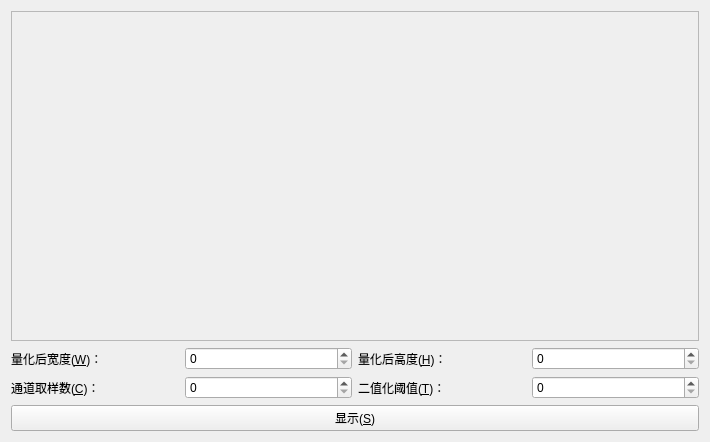
<?xml version="1.0" encoding="UTF-8"?>
<ui version="4.0">
 <class>ImageWidget</class>
 <widget class="QWidget" name="ImageWidget">
  <property name="geometry">
   <rect>
    <x>0</x>
    <y>0</y>
    <width>710</width>
    <height>442</height>
   </rect>
  </property>
  <property name="windowTitle">
   <string>图像处理</string>
  </property>
  <layout class="QVBoxLayout" name="verticalLayout">
   <item>
    <widget class="QScrollArea" name="scrollArea">
     <property name="verticalScrollBarPolicy">
      <enum>Qt::ScrollBarAsNeeded</enum>
     </property>
     <property name="widgetResizable">
      <bool>true</bool>
     </property>
     <widget class="QWidget" name="scrollAreaWidgetContents">
      <property name="geometry">
       <rect>
        <x>0</x>
        <y>0</y>
        <width>694</width>
        <height>308</height>
       </rect>
      </property>
      <layout class="QVBoxLayout" name="verticalLayout_2">
       <item>
        <widget class="QLabel" name="_imageBox">
         <property name="text">
          <string/>
         </property>
        </widget>
       </item>
      </layout>
     </widget>
    </widget>
   </item>
   <item>
    <layout class="QGridLayout" name="gridLayout">
     <item row="0" column="3">
      <widget class="QSpinBox" name="_heightEdit"/>
     </item>
     <item row="0" column="2">
      <widget class="QLabel" name="_heightLab">
       <property name="text">
        <string>量化后高度(&amp;H)：</string>
       </property>
       <property name="buddy">
        <cstring>_heightEdit</cstring>
       </property>
      </widget>
     </item>
     <item row="0" column="1">
      <widget class="QSpinBox" name="_widthEdit"/>
     </item>
     <item row="0" column="0">
      <widget class="QLabel" name="_widthLab">
       <property name="text">
        <string>量化后宽度(&amp;W)：</string>
       </property>
       <property name="buddy">
        <cstring>_widthEdit</cstring>
       </property>
      </widget>
     </item>
     <item row="1" column="1">
      <widget class="QSpinBox" name="_quanEdit"/>
     </item>
     <item row="1" column="0">
      <widget class="QLabel" name="_quanLab">
       <property name="text">
        <string>通道取样数(&amp;C)：</string>
       </property>
       <property name="buddy">
        <cstring>_quanEdit</cstring>
       </property>
      </widget>
     </item>
     <item row="2" column="0" colspan="4">
      <widget class="QPushButton" name="_showBtn">
       <property name="text">
        <string>显示(&amp;S)</string>
       </property>
      </widget>
     </item>
     <item row="1" column="2">
      <widget class="QLabel" name="_threLab">
       <property name="text">
        <string>二值化阈值(&amp;T)：</string>
       </property>
       <property name="buddy">
        <cstring>_threEdit</cstring>
       </property>
      </widget>
     </item>
     <item row="1" column="3">
      <widget class="QSpinBox" name="_threEdit"/>
     </item>
    </layout>
   </item>
  </layout>
 </widget>
 <resources/>
 <connections/>
</ui>
